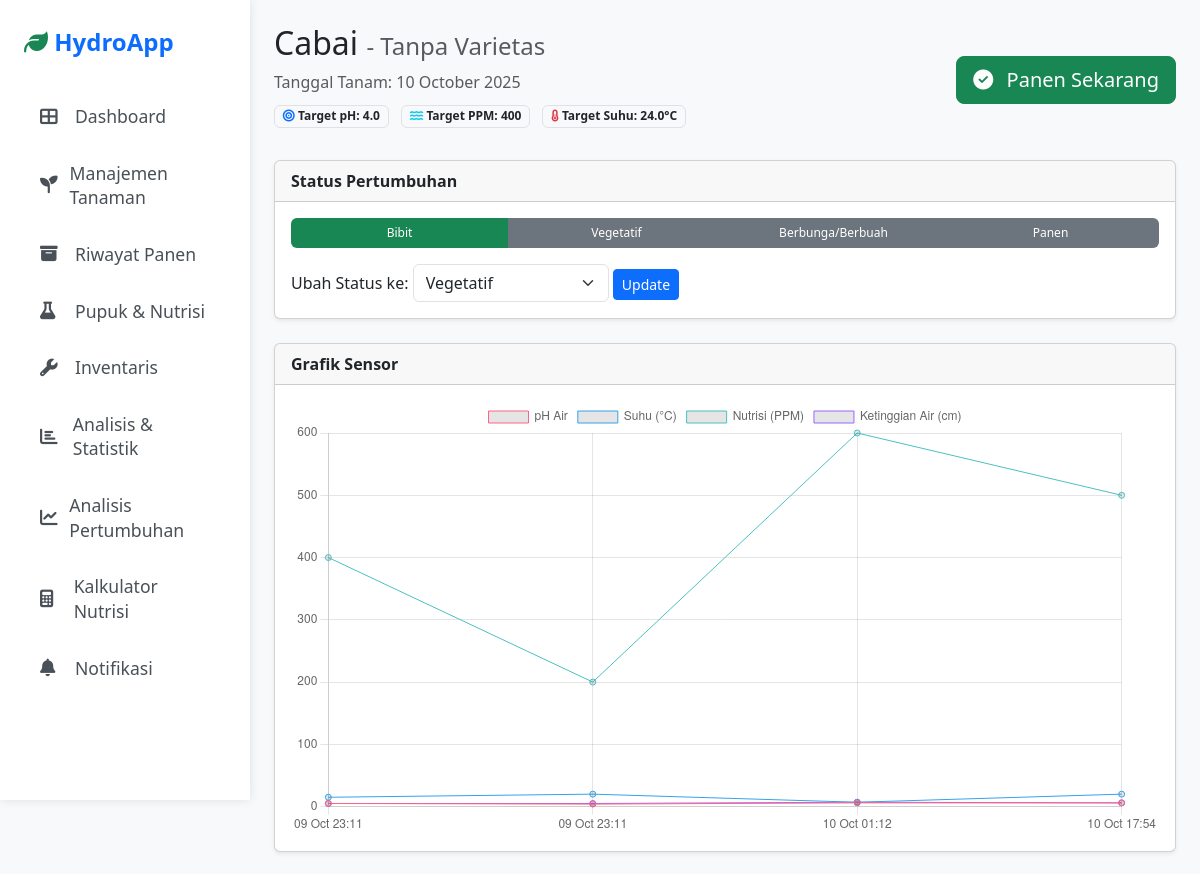
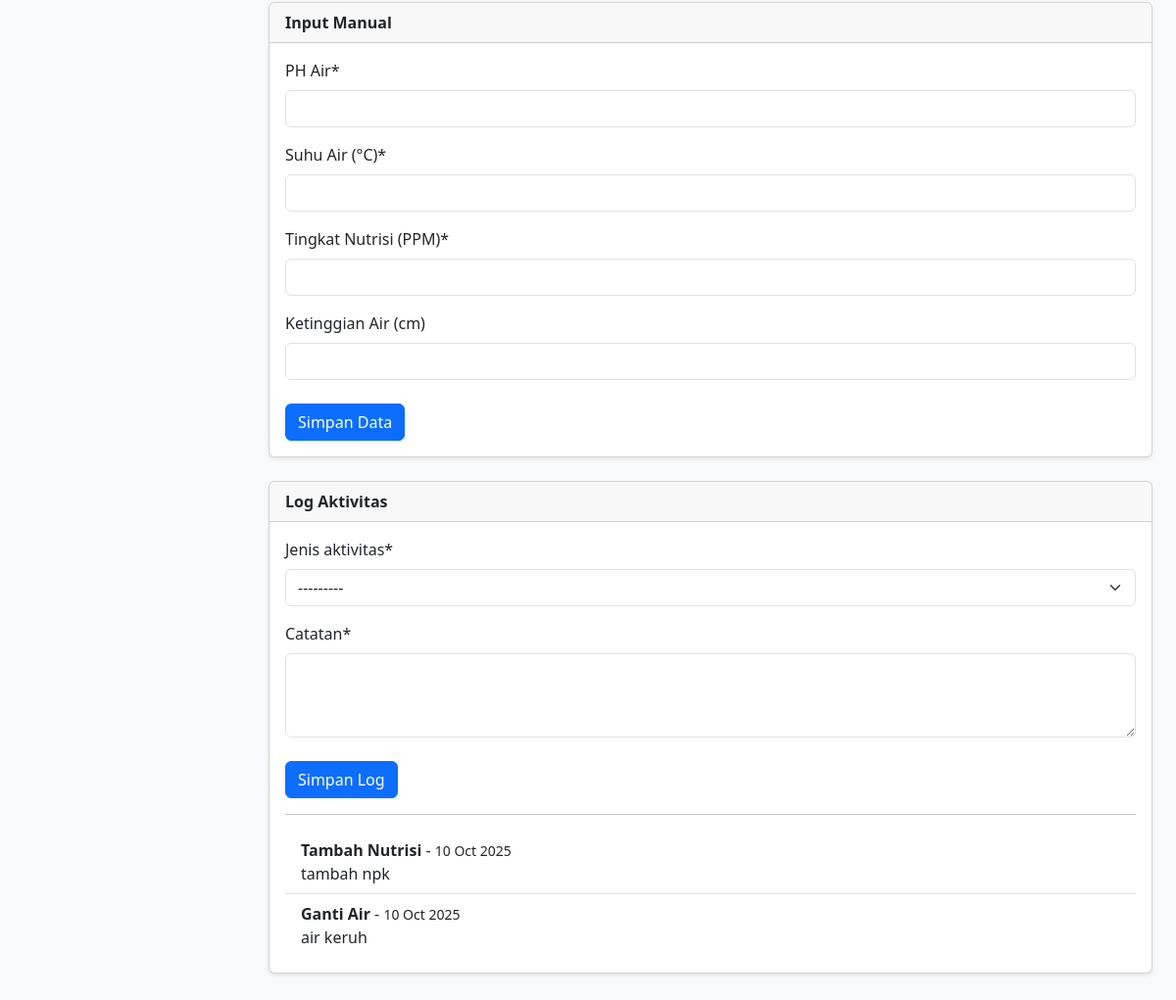
Screenshot of /tanaman/5/ with the database file from the repository (2 pictures, top to bottom).
### hidroponik/models.py (models this page shows, shortened)
class Tanaman(models.Model):
    PLANT_CHOICES = [
        ('Bayam', 'Bayam'), ('Cabai', 'Cabai'), ('Caisim', 'Caisim'),
        ('Daun Bawang', 'Daun Bawang'), ('Kale', 'Kale'), ('Kangkung', 'Kangkung'),
        ('Pakcoy', 'Pakcoy'), ('Selada Air', 'Selada Air'), ('Seledri', 'Seledri'),
        ('Stroberi', 'Stroberi'), ('Timun', 'Timun'), ('Tomat', 'Tomat'),
    ]
    STATUS_CHOICES = (
        ('Bibit', 'Bibit'),
        ('Vegetatif', 'Vegetatif'),
        ('Berbunga', 'Berbunga/Berbuah'),
        ('Panen', 'Panen'),
    )
    jenis_tanaman = models.CharField(max_length=50, choices=PLANT_CHOICES)
    varietas = models.CharField(max_length=100, blank=True, null=True, default="Tanpa Varietas")
    tanggal_tanam = models.DateField()
    media_tanam = models.CharField(max_length=100, blank=True)
    posisi = models.CharField(max_length=100, blank=True, verbose_name="Posisi Rak/Tandon")
    status = models.CharField(max_length=10, choices=STATUS_CHOICES, default='Bibit')
    target_ppm = models.PositiveIntegerField(blank=True, null=True)
    target_ph = models.FloatField(blank=True, null=True, verbose_name="Target pH Ideal")
    target_suhu = models.FloatField(blank=True, null=True, verbose_name="Target Suhu (°C)")
    tanggal_panen_estimasi = models.DateField(blank=True, null=True)
    deskripsi = models.TextField(blank=True, null=True, verbose_name="Catatan")
    UNIT_CHOICES = [
        ('gram', 'gram'),
        ('kg', 'kg'),
    ]
    jumlah_hasil_angka = models.FloatField(blank=True, null=True, verbose_name="Jumlah Hasil")
    satuan_hasil = models.CharField(max_length=5, choices=UNIT_CHOICES, default='gram', blank=True)
    catatan_panen = models.TextField(blank=True, verbose_name="Catatan Panen")

class LogAktivitas(models.Model):
    ACTIVITY_CHOICES = [
        ('Ganti Air', 'Ganti Air'),
        ('Tambah Nutrisi', 'Tambah Nutrisi'),
        ('Semprot Hama', 'Semprot Hama'),
        ('Pindah Tanaman', 'Pindah Tanaman'),
    ]
    tanaman = models.ForeignKey(Tanaman, on_delete=models.CASCADE, related_name='log_aktivitas')
    tanggal = models.DateTimeField(default=timezone.now)
    jenis_aktivitas = models.CharField(max_length=50, choices=ACTIVITY_CHOICES)
    catatan = models.TextField()
    pupuk_yang_digunakan = models.ForeignKey(PupukNutrisi, on_delete=models.SET_NULL, null=True, blank=True)
    jumlah_yang_digunakan = models.FloatField(null=True, blank=True, help_text="Jumlah pupuk/nutrisi yang digunakan (sesuai satuan di stok)")
    class Meta:
        ordering = ['-tanggal']

### hidroponik/views.py (the view, shortened to what this page needs)
# urls.py: path('tanaman/<int:pk>/', views.detail_tanaman, name='detail_tanaman'),
def detail_tanaman(request, pk):
    tanaman = get_object_or_404(Tanaman, pk=pk)
    sensor_data = tanaman.data_sensor.all()
    activity_log = tanaman.log_aktivitas.all()
    sensor_form = DataSensorForm()
    activity_form = LogAktivitasForm()
    panen_form = PanenForm(instance=tanaman)
    context = {
        'tanaman': tanaman,
        'sensor_data': sensor_data,
        'activity_log': activity_log,
        'sensor_form': sensor_form,
        'activity_form': activity_form,
        'panen_form': panen_form,
    }
    return render(request, 'hidroponik/detail_tanaman.html', context)

### hidroponik/forms.py
class DataSensorForm(forms.ModelForm):
    class Meta:
        model = DataSensor
        fields = ['ph', 'suhu', 'nutrisi_ppm', 'ketinggian_air']

class LogAktivitasForm(forms.ModelForm):
    class Meta:
        model = LogAktivitas
        fields = ['jenis_aktivitas', 'pupuk_yang_digunakan', 'jumlah_yang_digunakan', 'catatan']
        widgets = {
            'catatan': forms.Textarea(attrs={'rows': 3})
        }
    def __init__(self, *args, **kwargs):
        super().__init__(*args, **kwargs)
        self.fields['pupuk_yang_digunakan'].label = "Pilih Pupuk/Nutrisi"
        self.fields['jumlah_yang_digunakan'].label = "Jumlah Digunakan"

### hidroponik/models.py (called while the page is built)
    def __str__(self):
        return self.nama

### hidroponik/templates/hidroponik/detail_tanaman.html (shortened to what this page needs)
{% extends 'hidroponik/base.html' %}
{% load crispy_forms_tags %}
{% block content %}
<div class="row mb-4 align-items-center">
    <div class="col-md-8">
        <h2>{{ tanaman.get_jenis_tanaman_display }} <span class="text-muted fs-4">- {{ tanaman.varietas }}</span></h2>
        <p class="mb-2 text-muted">Tanggal Tanam: {{ tanaman.tanggal_tanam|date:"d F Y" }}</p>
        <div class="mb-2">
            <span class="badge bg-light text-dark border me-2">
                <i class="fas fa-bullseye text-primary"></i>
                Target pH: <strong>{{ tanaman.target_ph|default:"-" }}</strong>
            </span>
            <span class="badge bg-light text-dark border me-2">
                <i class="fas fa-water text-info"></i>
                Target PPM: <strong>{{ tanaman.target_ppm|default:"-" }}</strong>
            </span>
            <span class="badge bg-light text-dark border">
                <i class="fas fa-thermometer-half text-danger"></i>
                Target Suhu: <strong>{{ tanaman.target_suhu|default:"-" }}°C</strong>
            </span>
        </div>
    </div>
    <div class="col-md-4 text-md-end">
        {% if tanaman.status != 'Panen' %}
        <button type="button" class="btn btn-success btn-lg" data-bs-toggle="modal" data-bs-target="#panenModal">
            <i class="fas fa-check-circle me-2"></i> Panen Sekarang
        </button>
        {% endif %}
    </div>
</div>
<div class="card shadow-sm mb-4">
    <div class="card-header"><b>Status Pertumbuhan</b></div>
    <div class="card-body">
        <div class="progress" style="height: 30px;">
            {% for status_val, status_text in tanaman.STATUS_CHOICES %}
            <div class="progress-bar {% if tanaman.status == status_val %}bg-success{% else %}bg-secondary{% endif %}" role="progressbar" style="width: 25%;">{{ status_text }}</div>
            {% endfor %}
        </div>
        <form action="{% url 'update_status_tanaman' tanaman.pk %}" method="post" class="mt-3">
            <label for="status">Ubah Status ke:</label>
            <select name="status" id="status" class="form-select w-auto d-inline-block">
                {% for status_val, status_text in tanaman.STATUS_CHOICES %}
                <option value="{{ status_val }}" {% if tanaman.status == status_val %}disabled{% endif %}>{{ status_text }}</option>
                {% endfor %}
            </select>
            <button type="submit" class="btn btn-primary btn-sm">Update</button>
        </form>
    </div>
</div>
<div class="row">
    <div class="col-lg-12">
        <div class="card shadow-sm mb-4">
            <div class="card-header"><b>Grafik Sensor</b></div>
            <div class="card-body">
                <canvas id="sensorChart"></canvas>
            </div>
        </div>
        <div class="card shadow-sm mb-4">
            <div class="card-header"><b>Input Manual</b></div>
            <div class="card-body">
                <form action="" method="post">
                    {{ sensor_form|crispy }}
                    <button type="submit" name="submit_sensor" class="btn btn-primary mt-2">Simpan Data</button>
                </form>
            </div>
        </div>
        <div class="card shadow-sm mb-4">
            <div class="card-header"><b>Log Aktivitas</b></div>
            <div class="card-body">
                <form id="activityLogForm" action="" method="post">
                    {{ activity_form.jenis_aktivitas|as_crispy_field }}
                    {{ activity_form.catatan|as_crispy_field }}
                    <button type="submit" name="submit_activity" class="btn btn-primary mt-2">Simpan Log</button>
                </form>
                <hr>
                <ul class="list-group list-group-flush">
                    {% for log in activity_log|slice:":5" %}
                    <li class="list-group-item">
                        <b>{{ log.jenis_aktivitas }}</b> - <small>{{ log.tanggal|date:"d M Y" }}</small>
                        <p class="mb-0">{{ log.catatan }}</p>
                    </li>
                    {% empty %}
                    <p>Belum ada aktivitas.</p>
                    {% endfor %}
                </ul>
            </div>
        </div>
        </div>
    </div>
<script>
    document.addEventListener('DOMContentLoaded', function() {
        const ctx = document.getElementById('sensorChart').getContext('2d');
        fetch("{% url 'sensor_chart_data' tanaman.pk %}")
            .then(response => response.json())
            .then(data => {
                new Chart(ctx, {
                    type: 'line',
                    data: {
                        labels: data.labels,
                        datasets: [
                            {
                                label: 'pH Air',
                                data: data.ph_data,
                                borderColor: 'rgba(255, 99, 132, 1)',
                                borderWidth: 1,
                                fill: false
                            },
                            {
                                label: 'Suhu (°C)',
                                data: data.suhu_data,
                                borderColor: 'rgba(54, 162, 235, 1)',
                                borderWidth: 1,
                                fill: false
                            },
                            {
                                label: 'Nutrisi (PPM)',
                                data: data.nutrisi_data,
                                borderColor: 'rgba(75, 192, 192, 1)',
                                borderWidth: 1,
                                fill: false
                            },
                            {
                                label: 'Ketinggian Air (cm)',
                                data: data.ketinggian_air_data,
                                borderColor: 'rgba(153, 102, 255, 1)',
                                borderWidth: 1,
                                fill: false
                            }
                        ]
                    },
                    options: {
                        scales: {
                            y: {
                                beginAtZero: false
                            }
                        },
                        responsive: true
                    }
                });
            });
    });
</script>
{% endblock %}

### hidroponik/templates/hidroponik/base.html (style rules this page uses)
body { background-color: #f8f9fa; }

### rows the page displays
Tanaman: jenis_tanaman "Cabai", varietas "Tanpa Varietas", tanggal_tanam "10 October 2025", target_ph "4.0", target_ppm "400", target_suhu "24.0", status "Vegetatif"
LogAktivitas: jenis_aktivitas "Tambah Nutrisi", tanggal "10 Oct 2025", catatan "tambah npk"
LogAktivitas: jenis_aktivitas "Ganti Air", tanggal "10 Oct 2025", catatan "air keruh"

### other values shown
{{ status_text }} "Bibit" "Vegetatif" "Berbunga/Berbuah" "Panen"
